Frame 1 (no input): blank canvas, image omitted
Frame 60 (the mouse pressed at the canvas centre just before this capture): blank canvas, image omitted
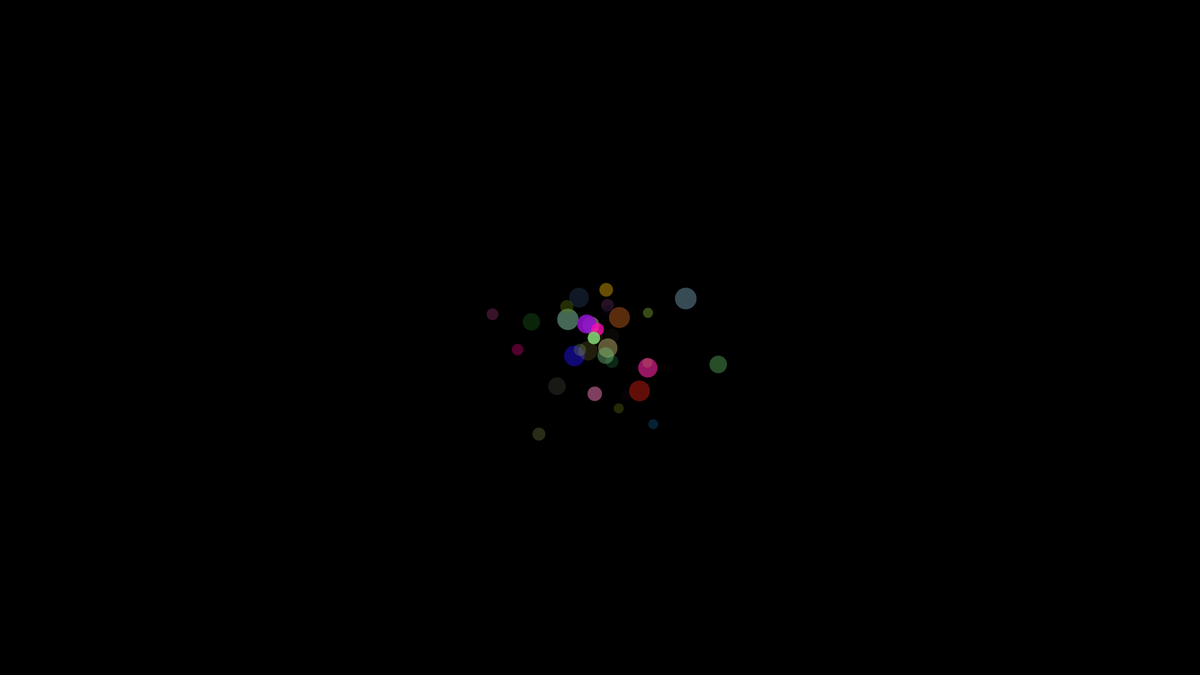
Frame 120 (the mouse held since frame 60 and released just before this capture)

The Processing sketch whose frames 1 and 60 were blank and that drew this single picture after the mouse press (run headless with seeded random() and noise(); from frame 60 on, the mouse is pressed at the canvas centre):

// Processing sketch: test
// ── test.pde
/* removed the class block and any import statements */
        
// create an array of ball objects
Ball [] theBalls = new Ball[100];

// keep track of how many balls we have already created
int maxBalls = 1000;
int numBalls = 0;
int currentBall = 0;

void setup() 
{
  // general setup
  size (1920,1080);
  background(0);
  smooth();
}

void draw() 
{
  // clear background
  background(0);
  
  // if the user clicks we should create a ball
  if (mousePressed)
  {
    // create a ball at this position
    theBalls[ currentBall ] = new Ball(this, mouseX, mouseY);
    
    // increase to keep track of the next ball
    currentBall++;
    
    // also increase our total balls used, if necessary
    if (numBalls < theBalls.length)
    {
      numBalls++;
    }
    
    // did we just use our last slot? if so, we can reuse old slots
    if (currentBall >= theBalls.length)
    {
      currentBall = 0;
    }
  }
  
  // move and draw all balls that have been created
  for (int i = 0; i < numBalls; i++)
  {
    theBalls[i].fade();
    theBalls[i].move();
    theBalls[i].display();
  }
}


/* paste additional classes here.  remove the "public" declaration from the class definition and any import statements */

class Ball
{
  // instance vars
  private float x;
  private float y;
  private float size;
  private float myRed;
  private float myGreen;
  private float myBlue;
  private float myAlpha;
  private float speedX;
  private float speedY;
  
  // store a reference to the canvas
  private PApplet canvas;
  
  Ball(PApplet canvas, float x, float y)
  {
    // store a ref to the canvas
    this.canvas = canvas;
  
    // store x and y
    this.x = x;
    this.y = y;
    
    // randomize our size
    size = this.canvas.random(15,35);
    
    // randomize our color
    myRed = this.canvas.random(0,255);
    myGreen = this.canvas.random(0,255);
    myBlue = this.canvas.random(0,255);
    myAlpha = this.canvas.random(0,255);
    
    // randomize our speed
    speedX = this.canvas.random(-5, 5);
    speedY = this.canvas.random(-5, 5);
  }
  
  // move our ball
  void move()
  {
    // update position based on speed
    x += speedX;
    y += speedY;
    
    // bounce
    if (x > width)
    {
      x = width;
      speedX *= -1;
    }
    if (y > height)
    {
      y = height;
      speedY *= -1;
    }
    if (x < 0)
    {
      x = 0;
      speedX *= -1;
    }
    if (y < 0)
    {
      y = 0;
      speedY *= -1;
    }
  }
  
  // display our ball
  void display()
  {
    // use our reference to the canvas to draw our ball
    this.canvas.noStroke();
    this.canvas.fill(myRed, myGreen, myBlue, myAlpha);
    this.canvas.ellipse(x,  y,  size,  size);
  }
  
  // fade method - allows a ball to fade out of existence
  void fade()
  {
    if (myAlpha > 0)
    {
      myAlpha -= 3;
    }
    else
    {
      myAlpha = 0;
    }
  }
  
}
